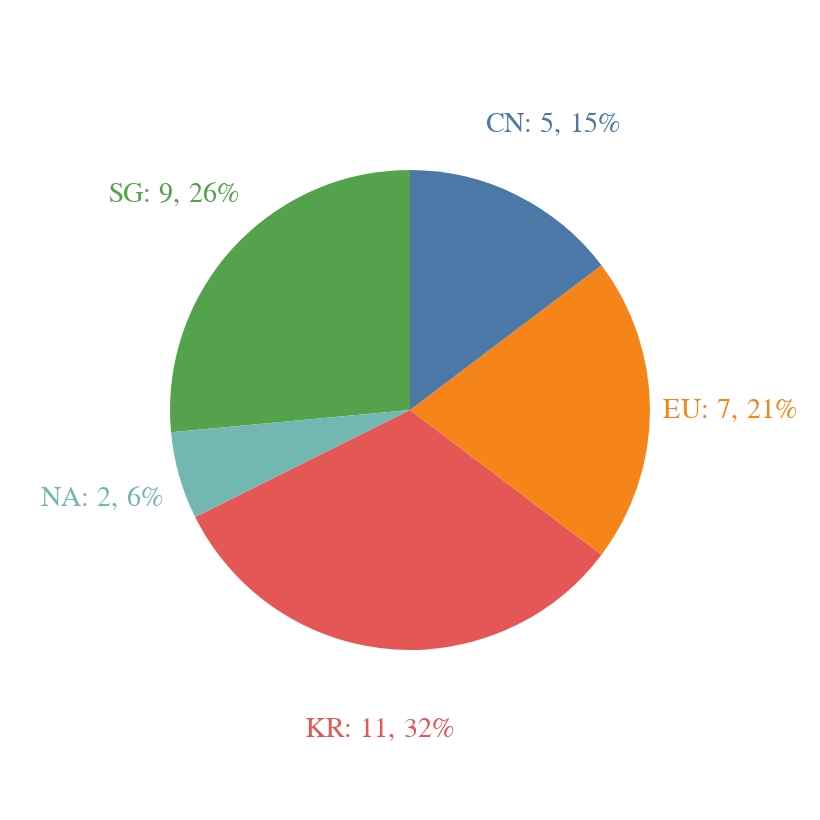

Notebook cell for this chart:
### Code cell
source = pTable
chart = get_pieChart(source)
chart

### Figure 1 — Vega-Lite specification as saved in the notebook (floating-point values rounded to 4 significant figures)
{"config": {"view": {"continuousWidth": 400, "continuousHeight": 300}}, "layer": [{"mark": {"type": "arc", "outerRadius": 120}, "encoding": {"color": {"field": "리전", "legend": null, "type": "nominal"}, "theta": {"field": "합계", "stack": true, "type": "quantitative"}}}, {"mark": {"type": "text", "color": "black", "radius": 160, "size": 14}, "encoding": {"color": {"field": "리전", "legend": null, "type": "nominal"}, "text": {"field": "label", "type": "nominal"}, "theta": {"field": "합계", "stack": true, "type": "quantitative"}}, "transform": [{"calculate": "(((((datum.리전 + ': ') + datum.합계) + ', ') + datum.비중) + '%')", "as": "label"}]}], "data": {"name": "data-befa55458f2df93d09b0fdc20281a4d0"}, "height": 400, "width": 400, "$schema": "https://vega.github.io/schema/vega-lite/v4.17.0.json", "datasets": {"data-befa55458f2df93d09b0fdc20281a4d0": [{"리전": "KR", "합계": 11, "비중": 32.0}, {"리전": "SG", "합계": 9, "비중": 26.0}, {"리전": "EU", "합계": 7, "비중": 21.0}, {"리전": "CN", "합계": 5, "비중": 15.0}, {"리전": "NA", "합계": 2, "비중": 6.0}]}}
